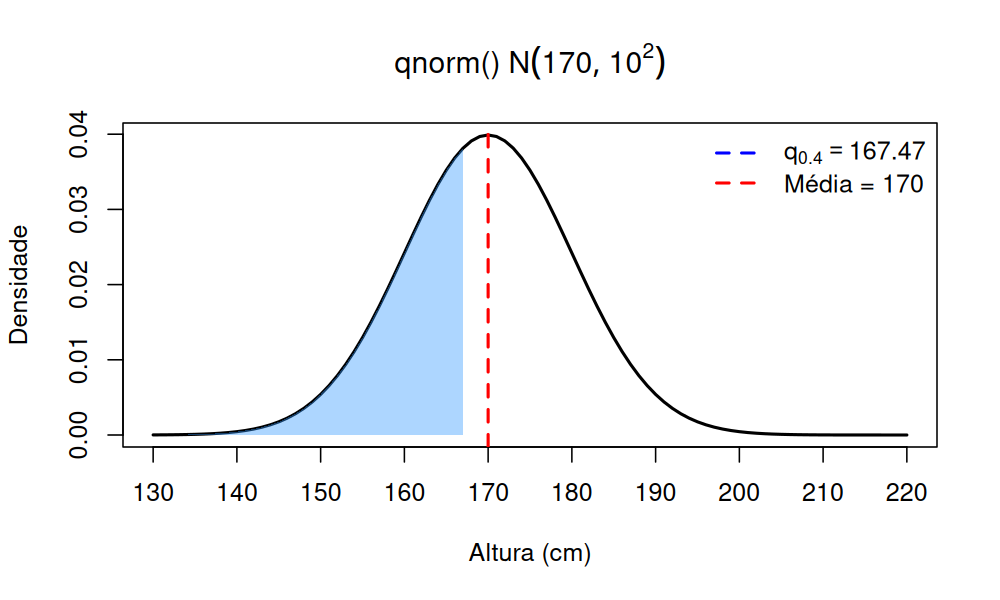

Recreate this plot in R.
# Parâmetros
media <- 170
dp <- 10

# Probabilidade para quantil
prob <- 0.40

q <- qnorm(prob, mean = media, sd = dp)

cat("Probabilidade =", prob, "-> Quantil q =", round(q, 2), "\n")

x <- seq(130, 220, by = 1)
y <- dnorm(x, mean = media, sd = dp)

# Abrir dispositivo gráfico
png("T3/qnorm.png", width = 1000, height = 600, res = 150)

# Plot curva normal
plot(x, y, type = "l", lwd = 2, col = "black",
     xlab = "Altura (cm)", ylab = "Densidade",
     main = expression(paste("qnorm() ", N(170, 10^2))),
     xaxt = "n")


axis(1, at = seq(130, 220, by = 10))

x_sombra <- x[x <= q]
y_sombra <- dnorm(x_sombra, mean = media, sd = dp)
polygon(c(x_sombra, rev(x_sombra)),
        c(y_sombra, rep(0, length(y_sombra))),
        col = rgb(0.2, 0.6, 1, 0.4), border = NA)

abline(v = media, col = "red", lty = 2, lwd = 2)

# Legenda
legend("topright", legend = c(
  bquote(q[.(prob)] == .(round(q, 2))),
  "Média = 170"
), col = c("blue", "red"), lwd = 2, lty = 2, bty = "n")

# Fechar dispositivo gráfico
dev.off()
